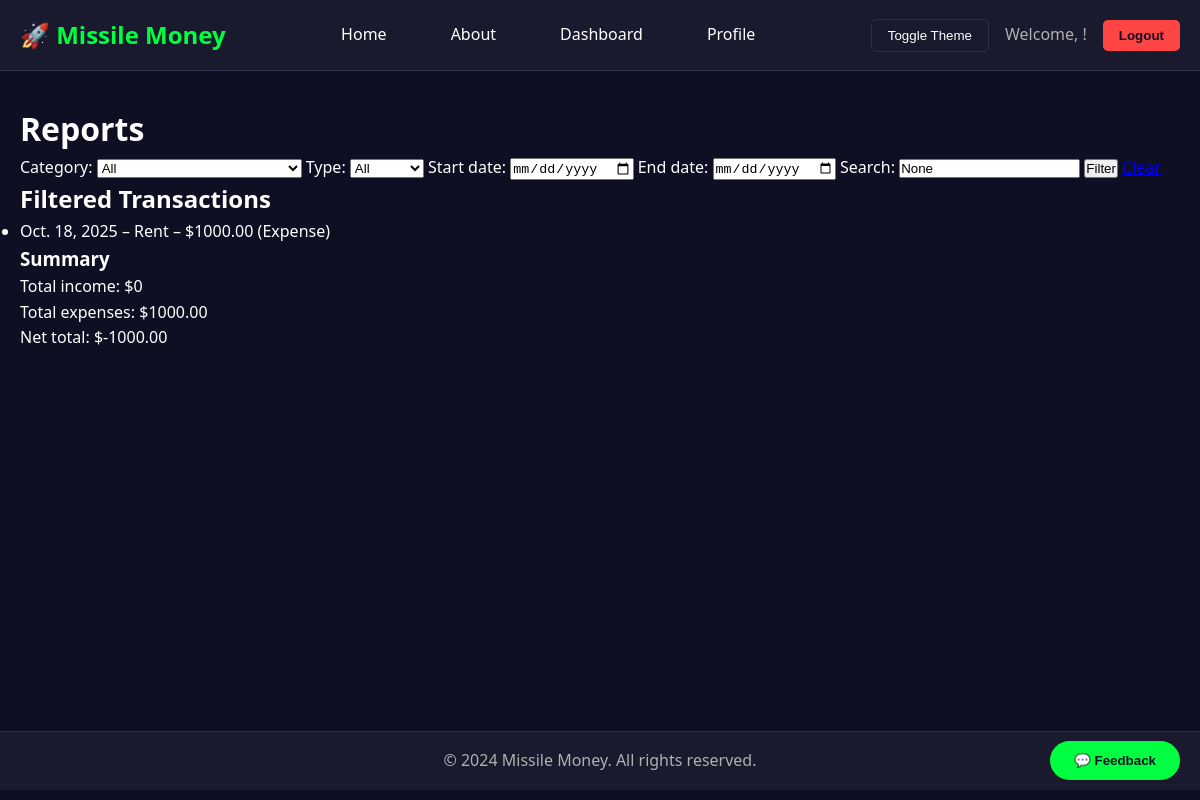
Page /reports/ (signed in) on the earlier database version.
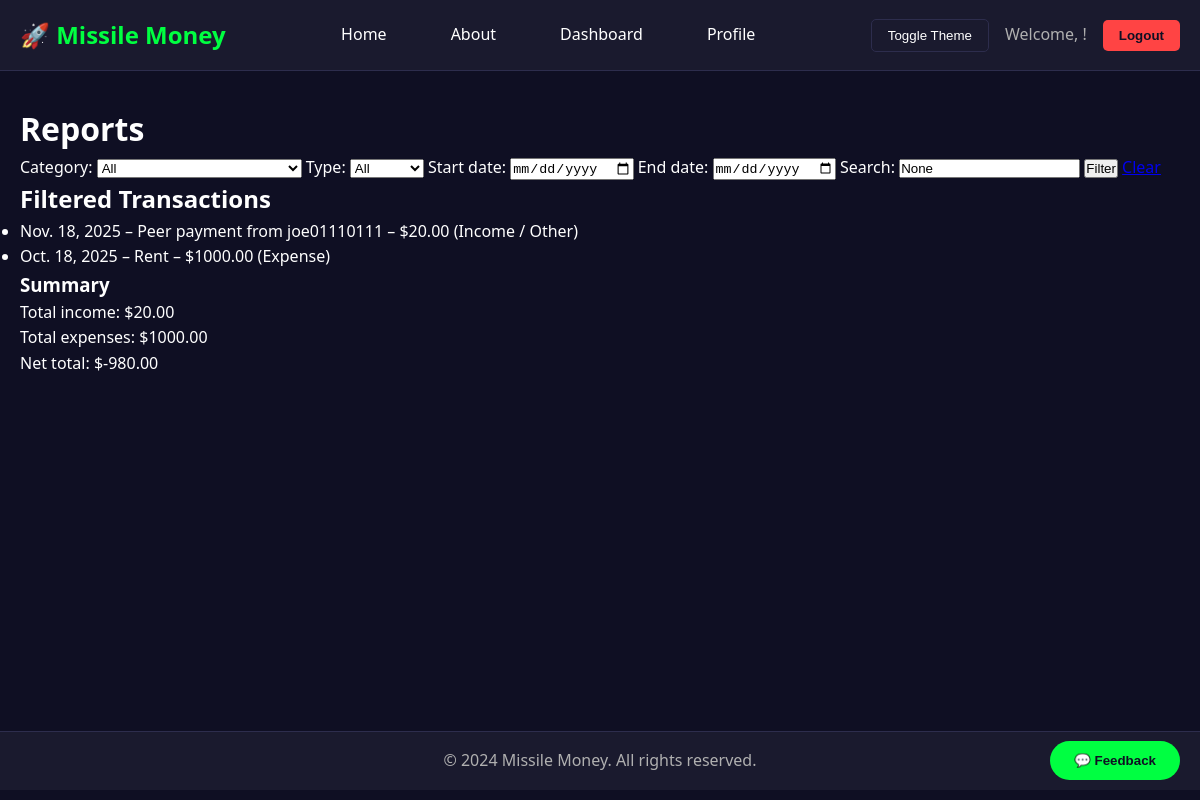
Same page on the later database version.
### main/models.py (models this page shows, shortened)
class Transaction(models.Model):
    TRANSACTION_TYPES = [
        ('income', 'Income'),
        ('expense', 'Expense'),
    ]
    INCOME_CATEGORIES = [
        ('job', 'Job'),
        ('investments', 'Investments'),
        ('reimbursements', 'Reimbursements (non-taxable)'),
        ('other_income', 'Other'),
    ]
    EXPENSE_CATEGORIES = [
        ('groceries', 'Groceries'),
        ('utilities_housing', 'Utilities/Housing'),
        ('recreation', 'Recreation'),
        ('other_expense', 'Other'),
        ('peer', 'Peer Transfer'),
    ]
    user = models.ForeignKey(User, on_delete=models.CASCADE)
    type = models.CharField(max_length=7, choices=TRANSACTION_TYPES)
    category = models.CharField(max_length=20, blank=True)
    amount = models.DecimalField(max_digits=10, decimal_places=2)
    description = models.CharField(max_length=255, blank=True)
    date = models.DateField(auto_now_add=True)
    peer_payment = models.BooleanField(default=False)
    recipient = models.ForeignKey(User, null=True, blank=True, on_delete=models.SET_NULL, related_name='received_payments')
    related_transaction = models.OneToOneField( 'self', null=True, blank=True, on_delete=models.SET_NULL, related_name='peer_counterpart')
    def get_category_display(self):
        if self.type == 'income':
            for value, label in self.INCOME_CATEGORIES:
                if value == self.category:
                    return label
        elif self.type == 'expense':
            for value, label in self.EXPENSE_CATEGORIES:
                if value == self.category:
                    return label
        return self.category or 'Uncategorized'

### main/views.py (the view)
# urls.py: path('reports/', views.view_reports, name='view_reports'),
@login_required
def view_reports(request):
    transactions = Transaction.objects.filter(user=request.user).order_by('-date')
    category = request.GET.get('category')
    tx_type = request.GET.get('type')
    start_date = request.GET.get('start_date')
    end_date = request.GET.get('end_date')
    search_query = request.GET.get('q')
    if category:
        transactions = transactions.filter(category=category)
    if tx_type in ['income', 'expense']:
        transactions = transactions.filter(type=tx_type)
    if start_date:
        transactions = transactions.filter(date__gte=start_date)
    if end_date:
        transactions = transactions.filter(date__lte=end_date)
    if search_query:
        transactions = transactions.filter(
            Q(description__icontains=search_query) |
            Q(category__icontains=search_query)
        )
    total_income = sum(t.amount for t in transactions if t.type == 'income')
    total_expenses = sum(t.amount for t in transactions if t.type == 'expense')
    net_total = total_income - total_expenses
    categories = Transaction.INCOME_CATEGORIES + Transaction.EXPENSE_CATEGORIES
    context = {
        'transactions': transactions,
        'categories': categories,
        'selected_category': category,
        'selected_type': tx_type,
        'start_date': start_date,
        'end_date': end_date,
        'search_query': search_query,
        'total_income': total_income,
        'total_expenses': total_expenses,
        'net_total': net_total,
    }
    return render(request, 'reports.html', context)

### templates/reports.html (shortened to what this page needs)
{% extends 'base.html' %}
{% block content %}
<h1>Reports</h1>
<form method="get">
    <label>Category:
      <select name="category">
        <option value="">All</option>
      </select>
    </label>
    <label>Type:
      <select name="type">
        <option value="">All</option>
      </select>
    </label>
    <label>Start date: <input type="date" name="start_date" value="{{ start_date }}"></label>
    <label>End date: <input type="date" name="end_date" value="{{ end_date }}"></label>
    <label>Search: <input type="text" name="q" value="{{ search_query }}"></label>
    <button type="submit">Filter</button>
    <a href="{% url 'view_reports' %}">Clear</a>
  </form>
  {% if transactions %}
    <h2>Filtered Transactions</h2>
    <ul>
      {% for t in transactions %}
        <li>{{ t.date }} – {{ t.description|default:"No description" }} – ${{ t.amount }}
            ({{ t.get_type_display }}{% if t.category %} / {{ t.get_category_display }}{% endif %})
        </li>
      {% endfor %}
    </ul>
    <h3>Summary</h3>
    <p>Total income: ${{ total_income }}</p>
    <p>Total expenses: ${{ total_expenses }}</p>
    <p>Net total: ${{ net_total }}</p>
  {% else %}
    <p>No transactions match your filter criteria.</p>
  {% endif %}
  {% endblock %}

Differences in the rows shown:
added Transaction: date "Nov. 18, 2025", description "Peer payment from joe01110111", amount "20.00", type "Income", category "Other"
Other differences:
{{ total_income }}: "0" → "20.00"
{{ net_total }}: "-1000.00" → "-980.00"
